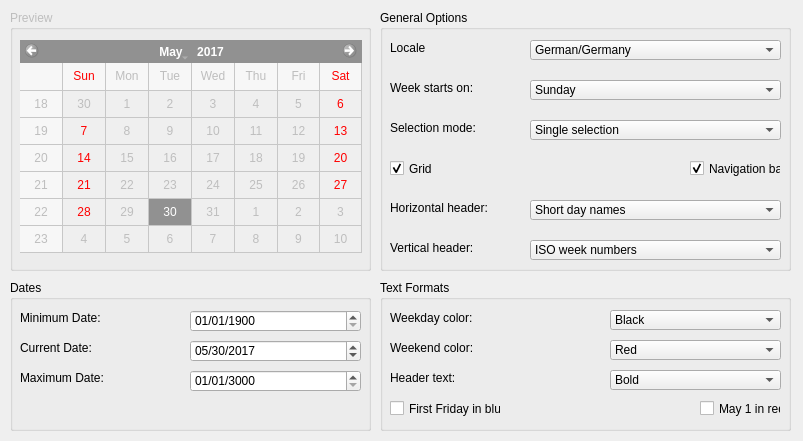
<?xml version="1.0" encoding="UTF-8"?>
<ui version="4.0">
 <class>Calender</class>
 <widget class="QMainWindow" name="Calender">
  <property name="enabled">
   <bool>true</bool>
  </property>
  <property name="geometry">
   <rect>
    <x>0</x>
    <y>0</y>
    <width>803</width>
    <height>441</height>
   </rect>
  </property>
  <property name="tabletTracking">
   <bool>false</bool>
  </property>
  <property name="windowTitle">
   <string>MainWindow</string>
  </property>
  <property name="documentMode">
   <bool>false</bool>
  </property>
  <property name="tabShape">
   <enum>QTabWidget::Rounded</enum>
  </property>
  <property name="dockNestingEnabled">
   <bool>true</bool>
  </property>
  <widget class="QWidget" name="centralwidget">
   <widget class="QGroupBox" name="groupBox">
    <property name="enabled">
     <bool>false</bool>
    </property>
    <property name="geometry">
     <rect>
      <x>10</x>
      <y>10</y>
      <width>361</width>
      <height>261</height>
     </rect>
    </property>
    <property name="title">
     <string>Preview</string>
    </property>
    <widget class="QCalendarWidget" name="calendarWidget">
     <property name="geometry">
      <rect>
       <x>10</x>
       <y>30</y>
       <width>342</width>
       <height>213</height>
      </rect>
     </property>
     <property name="selectedDate">
      <date>
       <year>2017</year>
       <month>5</month>
       <day>30</day>
      </date>
     </property>
     <property name="firstDayOfWeek">
      <enum>Qt::Sunday</enum>
     </property>
     <property name="gridVisible">
      <bool>true</bool>
     </property>
     <property name="selectionMode">
      <enum>QCalendarWidget::SingleSelection</enum>
     </property>
     <property name="horizontalHeaderFormat">
      <enum>QCalendarWidget::ShortDayNames</enum>
     </property>
     <property name="verticalHeaderFormat">
      <enum>QCalendarWidget::ISOWeekNumbers</enum>
     </property>
     <property name="navigationBarVisible">
      <bool>true</bool>
     </property>
     <property name="dateEditEnabled">
      <bool>false</bool>
     </property>
    </widget>
   </widget>
   <widget class="QGroupBox" name="groupBox_2">
    <property name="geometry">
     <rect>
      <x>10</x>
      <y>280</y>
      <width>361</width>
      <height>151</height>
     </rect>
    </property>
    <property name="title">
     <string>Dates</string>
    </property>
    <widget class="QLabel" name="label">
     <property name="geometry">
      <rect>
       <x>10</x>
       <y>30</y>
       <width>101</width>
       <height>16</height>
      </rect>
     </property>
     <property name="text">
      <string>Minimum Date:</string>
     </property>
    </widget>
    <widget class="QLabel" name="label_2">
     <property name="geometry">
      <rect>
       <x>10</x>
       <y>60</y>
       <width>101</width>
       <height>16</height>
      </rect>
     </property>
     <property name="text">
      <string>Current Date:</string>
     </property>
    </widget>
    <widget class="QLabel" name="label_3">
     <property name="geometry">
      <rect>
       <x>10</x>
       <y>90</y>
       <width>101</width>
       <height>16</height>
      </rect>
     </property>
     <property name="text">
      <string>Maximum Date:</string>
     </property>
    </widget>
    <widget class="QDateEdit" name="dateEdit">
     <property name="geometry">
      <rect>
       <x>180</x>
       <y>30</y>
       <width>171</width>
       <height>22</height>
      </rect>
     </property>
     <property name="dateTime">
      <datetime>
       <hour>0</hour>
       <minute>0</minute>
       <second>0</second>
       <year>1900</year>
       <month>1</month>
       <day>1</day>
      </datetime>
     </property>
     <property name="currentSection">
      <enum>QDateTimeEdit::MonthSection</enum>
     </property>
     <property name="displayFormat">
      <string>MM/dd/yyyy</string>
     </property>
    </widget>
    <widget class="QDateEdit" name="dateEdit_2">
     <property name="geometry">
      <rect>
       <x>180</x>
       <y>60</y>
       <width>171</width>
       <height>22</height>
      </rect>
     </property>
     <property name="dateTime">
      <datetime>
       <hour>0</hour>
       <minute>0</minute>
       <second>0</second>
       <year>2017</year>
       <month>5</month>
       <day>30</day>
      </datetime>
     </property>
     <property name="displayFormat">
      <string>MM/dd/yyyy</string>
     </property>
    </widget>
    <widget class="QDateEdit" name="dateEdit_3">
     <property name="geometry">
      <rect>
       <x>180</x>
       <y>90</y>
       <width>171</width>
       <height>22</height>
      </rect>
     </property>
     <property name="dateTime">
      <datetime>
       <hour>0</hour>
       <minute>0</minute>
       <second>0</second>
       <year>3000</year>
       <month>1</month>
       <day>1</day>
      </datetime>
     </property>
     <property name="displayFormat">
      <string>MM/dd/yyyy</string>
     </property>
    </widget>
   </widget>
   <widget class="QGroupBox" name="groupBox_3">
    <property name="geometry">
     <rect>
      <x>380</x>
      <y>10</y>
      <width>411</width>
      <height>261</height>
     </rect>
    </property>
    <property name="title">
     <string>General Options</string>
    </property>
    <widget class="QLabel" name="label_4">
     <property name="geometry">
      <rect>
       <x>10</x>
       <y>30</y>
       <width>101</width>
       <height>16</height>
      </rect>
     </property>
     <property name="text">
      <string>Locale</string>
     </property>
    </widget>
    <widget class="QLabel" name="label_5">
     <property name="geometry">
      <rect>
       <x>10</x>
       <y>70</y>
       <width>100</width>
       <height>16</height>
      </rect>
     </property>
     <property name="text">
      <string>Week starts on:</string>
     </property>
    </widget>
    <widget class="QLabel" name="label_6">
     <property name="geometry">
      <rect>
       <x>10</x>
       <y>110</y>
       <width>100</width>
       <height>16</height>
      </rect>
     </property>
     <property name="text">
      <string>Selection mode:</string>
     </property>
    </widget>
    <widget class="QComboBox" name="comboBox">
     <property name="geometry">
      <rect>
       <x>150</x>
       <y>30</y>
       <width>251</width>
       <height>20</height>
      </rect>
     </property>
     <property name="acceptDrops">
      <bool>false</bool>
     </property>
     <item>
      <property name="text">
       <string>German/Germany</string>
      </property>
     </item>
    </widget>
    <widget class="QComboBox" name="comboBox_2">
     <property name="geometry">
      <rect>
       <x>150</x>
       <y>70</y>
       <width>251</width>
       <height>20</height>
      </rect>
     </property>
     <item>
      <property name="text">
       <string>Sunday</string>
      </property>
     </item>
    </widget>
    <widget class="QComboBox" name="comboBox_3">
     <property name="geometry">
      <rect>
       <x>150</x>
       <y>110</y>
       <width>251</width>
       <height>20</height>
      </rect>
     </property>
     <item>
      <property name="text">
       <string>Single selection</string>
      </property>
     </item>
    </widget>
    <widget class="QCheckBox" name="checkBox">
     <property name="geometry">
      <rect>
       <x>10</x>
       <y>150</y>
       <width>70</width>
       <height>17</height>
      </rect>
     </property>
     <property name="text">
      <string>Grid</string>
     </property>
     <property name="checked">
      <bool>true</bool>
     </property>
    </widget>
    <widget class="QCheckBox" name="checkBox_2">
     <property name="geometry">
      <rect>
       <x>310</x>
       <y>150</y>
       <width>91</width>
       <height>17</height>
      </rect>
     </property>
     <property name="text">
      <string>Navigation bar</string>
     </property>
     <property name="checked">
      <bool>true</bool>
     </property>
    </widget>
    <widget class="QComboBox" name="comboBox_4">
     <property name="geometry">
      <rect>
       <x>150</x>
       <y>190</y>
       <width>251</width>
       <height>20</height>
      </rect>
     </property>
     <item>
      <property name="text">
       <string>Short day names</string>
      </property>
     </item>
    </widget>
    <widget class="QLabel" name="label_7">
     <property name="geometry">
      <rect>
       <x>10</x>
       <y>190</y>
       <width>101</width>
       <height>16</height>
      </rect>
     </property>
     <property name="text">
      <string>Horizontal header:</string>
     </property>
    </widget>
    <widget class="QComboBox" name="comboBox_5">
     <property name="geometry">
      <rect>
       <x>150</x>
       <y>230</y>
       <width>251</width>
       <height>20</height>
      </rect>
     </property>
     <item>
      <property name="text">
       <string>ISO week numbers</string>
      </property>
     </item>
    </widget>
    <widget class="QLabel" name="label_8">
     <property name="geometry">
      <rect>
       <x>10</x>
       <y>230</y>
       <width>101</width>
       <height>16</height>
      </rect>
     </property>
     <property name="text">
      <string>Vertical header:</string>
     </property>
    </widget>
   </widget>
   <widget class="QGroupBox" name="groupBox_4">
    <property name="geometry">
     <rect>
      <x>380</x>
      <y>280</y>
      <width>411</width>
      <height>151</height>
     </rect>
    </property>
    <property name="title">
     <string>Text Formats</string>
    </property>
    <widget class="QLabel" name="label_9">
     <property name="geometry">
      <rect>
       <x>10</x>
       <y>30</y>
       <width>101</width>
       <height>16</height>
      </rect>
     </property>
     <property name="text">
      <string>Weekday color:</string>
     </property>
    </widget>
    <widget class="QComboBox" name="comboBox_6">
     <property name="geometry">
      <rect>
       <x>230</x>
       <y>30</y>
       <width>171</width>
       <height>20</height>
      </rect>
     </property>
     <item>
      <property name="text">
       <string>Black</string>
      </property>
     </item>
    </widget>
    <widget class="QLabel" name="label_10">
     <property name="geometry">
      <rect>
       <x>10</x>
       <y>60</y>
       <width>101</width>
       <height>16</height>
      </rect>
     </property>
     <property name="text">
      <string>Weekend color:</string>
     </property>
    </widget>
    <widget class="QComboBox" name="comboBox_7">
     <property name="geometry">
      <rect>
       <x>230</x>
       <y>60</y>
       <width>171</width>
       <height>20</height>
      </rect>
     </property>
     <item>
      <property name="text">
       <string>Red</string>
      </property>
     </item>
    </widget>
    <widget class="QComboBox" name="comboBox_8">
     <property name="geometry">
      <rect>
       <x>230</x>
       <y>90</y>
       <width>171</width>
       <height>20</height>
      </rect>
     </property>
     <item>
      <property name="text">
       <string>Bold</string>
      </property>
     </item>
    </widget>
    <widget class="QLabel" name="label_11">
     <property name="geometry">
      <rect>
       <x>10</x>
       <y>90</y>
       <width>101</width>
       <height>16</height>
      </rect>
     </property>
     <property name="text">
      <string>Header text:</string>
     </property>
    </widget>
    <widget class="QCheckBox" name="checkBox_4">
     <property name="geometry">
      <rect>
       <x>320</x>
       <y>120</y>
       <width>81</width>
       <height>17</height>
      </rect>
     </property>
     <property name="text">
      <string>May 1 in red</string>
     </property>
     <property name="checked">
      <bool>false</bool>
     </property>
    </widget>
    <widget class="QCheckBox" name="checkBox_3">
     <property name="geometry">
      <rect>
       <x>10</x>
       <y>120</y>
       <width>111</width>
       <height>17</height>
      </rect>
     </property>
     <property name="text">
      <string>First Friday in blue</string>
     </property>
     <property name="checked">
      <bool>false</bool>
     </property>
    </widget>
   </widget>
  </widget>
 </widget>
 <resources/>
 <connections/>
</ui>
